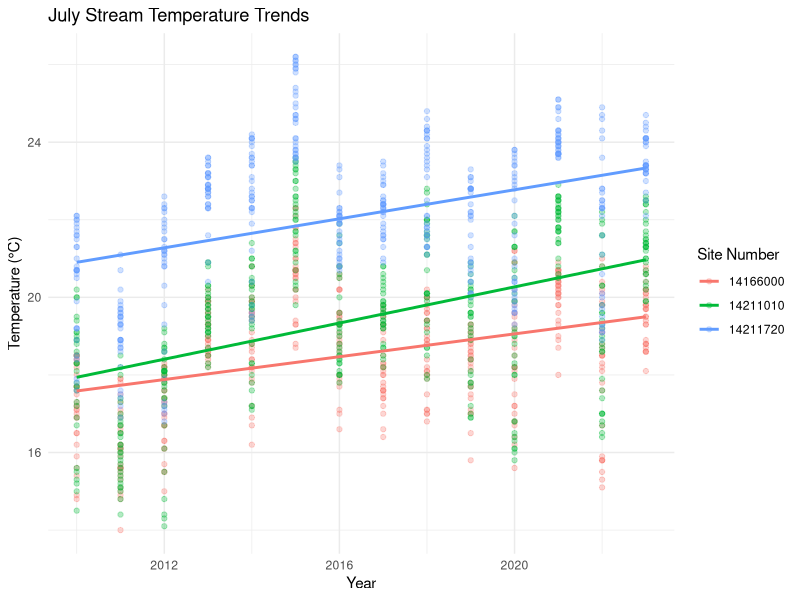

Reproduce this figure in R.
## ---- chunk 1

library(tidyverse)

temp_data <- read_csv("willamette_temp.csv")

july_data <- subset(temp_data, month == "Jul")

ggplot(july_data,
       aes(x = year,
           y = temp_C,
           color = factor(site_no))) +

  geom_point(alpha = 0.3) +

  geom_smooth(method = "lm", se = FALSE) +

  labs(
    title = "July Stream Temperature Trends",
    x = "Year",
    y = "Temperature (°C)",
    color = "Site Number"
  ) +

  theme_minimal()
